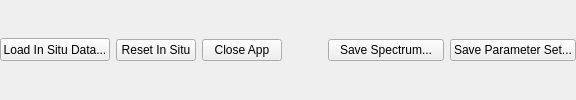
      <widget class="QFrame" name="frame_2">
       <property name="frameShape">
        <enum>QFrame::NoFrame</enum>
       </property>
       <property name="frameShadow">
        <enum>QFrame::Plain</enum>
       </property>
       <layout class="QHBoxLayout" name="horizontalLayout_3">
        <property name="leftMargin">
         <number>0</number>
        </property>
        <property name="rightMargin">
         <number>0</number>
        </property>
        <item>
         <widget class="QPushButton" name="Push_LoadInSitu">
          <property name="maximumSize">
           <size>
            <width>110</width>
            <height>23</height>
           </size>
          </property>
          <property name="focusPolicy">
           <enum>Qt::TabFocus</enum>
          </property>
          <property name="whatsThis">
           <string>&lt;html&gt;&lt;head/&gt;&lt;body&gt;&lt;p&gt;Your own spectrum can be loaded and displayed together with the model output. Additional statistics are shown to allow for a manual optimization.&lt;/p&gt;&lt;/body&gt;&lt;/html&gt;</string>
          </property>
          <property name="text">
           <string>Load In Situ Data...</string>
          </property>
          <property name="autoDefault">
           <bool>false</bool>
          </property>
         </widget>
        </item>
        <item>
         <widget class="QPushButton" name="Push_ResetInSitu">
          <property name="whatsThis">
           <string>&lt;html&gt;&lt;head/&gt;&lt;body&gt;&lt;p&gt;Remove the loaded spectrum from the current view&lt;/p&gt;&lt;/body&gt;&lt;/html&gt;</string>
          </property>
          <property name="text">
           <string>Reset In Situ</string>
          </property>
          <property name="autoDefault">
           <bool>false</bool>
          </property>
         </widget>
        </item>
        <item>
         <widget class="QPushButton" name="Push_Exit">
          <property name="text">
           <string>Close App</string>
          </property>
          <property name="autoDefault">
           <bool>false</bool>
          </property>
         </widget>
        </item>
        <item>
         <spacer name="horizontalSpacer_2">
          <property name="orientation">
           <enum>Qt::Horizontal</enum>
          </property>
          <property name="sizeHint" stdset="0">
           <size>
            <width>40</width>
            <height>20</height>
           </size>
          </property>
         </spacer>
        </item>
        <item>
         <widget class="QPushButton" name="Push_SaveSpec">
          <property name="minimumSize">
           <size>
            <width>116</width>
            <height>0</height>
           </size>
          </property>
          <property name="whatsThis">
           <string>&lt;html&gt;&lt;head/&gt;&lt;body&gt;&lt;p&gt;Save the current output to file and be able to reload it via &amp;quot;Load In Situ Data&amp;quot;&lt;/p&gt;&lt;/body&gt;&lt;/html&gt;</string>
          </property>
          <property name="text">
           <string>Save Spectrum...</string>
          </property>
          <property name="autoDefault">
           <bool>false</bool>
          </property>
         </widget>
        </item>
        <item>
         <widget class="QPushButton" name="Push_SaveParams">
          <property name="whatsThis">
           <string>&lt;html&gt;&lt;head/&gt;&lt;body&gt;&lt;p&gt;Save the current set of parameters to text-file&lt;/p&gt;&lt;/body&gt;&lt;/html&gt;</string>
          </property>
          <property name="text">
           <string>Save Parameter Set...</string>
          </property>
          <property name="autoDefault">
           <bool>false</bool>
          </property>
         </widget>
        </item>
       </layout>
      </widget>
